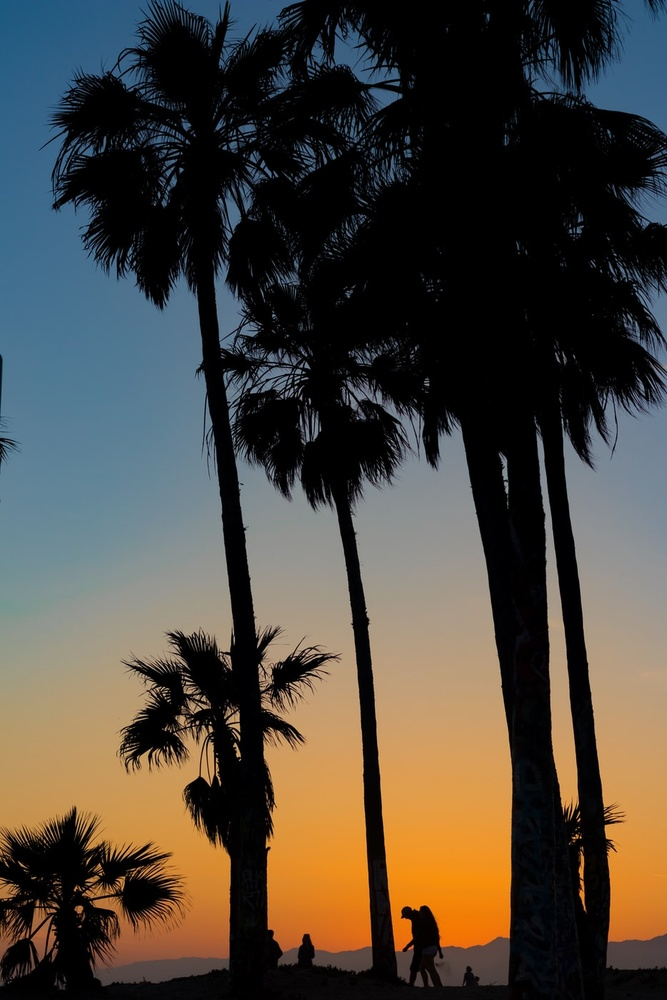
#> input picture backend/assets/palm_trees.jpg, 667 x 1000 px, shrunk from 934 x 1401 before the run
$ jupyter execute compressed_img.ipynb
#> lines starting #> are read from the running program, lines starting #| are printed output that depends on the picture
[cell 1]
# Standard imports
import numpy as np
import matplotlib.pyplot as plt

[cell 2]
# import skimage io  to read, show and hanlde an image
# https://scikit-image.org/docs/dev/api/skimage.io.html

from skimage import io
from sklearn.cluster import KMeans

[cell 3]
# read the image
img = io.imread('./assets/palm_trees.jpg')
#> img is the input picture: shape (1000, 667, 3); mean R, G, B 76.1, 70, 61.5
io.imshow(img)

[cell 4]
img.shape
#> Out = (1000, 667, 3)

Notice it is a 3 dimensional array,
- hight : 1401
- width : 934
- channels : 3

[cell 5]
# in order to use this image for k means clustering we have to convert it into
# x feature set, where each column will represnt the corresponding RGB values
# we can reshape it into H*W

[cell 6]
# flatten the image

[cell 7]
(row,column,dimension) =  img.shape
#> row = 1000; column = 667; dimension = 3

[cell 8]
flat_img = img.reshape(row * column,dimension)

[cell 9]
flat_img

[cell 10]
flat_img.shape
#> Out = (667000, 3)

[cell 11]
k_mean = KMeans(n_clusters=4)

[cell 12]
k_mean.fit(flat_img)

[cell 13]
# replace each pixel values with it's near by centroid
k_mean.cluster_centers_

[cell 14]
k_mean.labels_

[cell 15]
compressed_image = k_mean.cluster_centers_[k_mean.labels_]
compressed_image = np.clip(compressed_image.astype('uint8'), 0, 255)

[cell 16]
compressed_image = compressed_image.reshape(row,column,3)

[cell 17]
plt.figure(figsize=(6,6))
io.imshow(compressed_image)
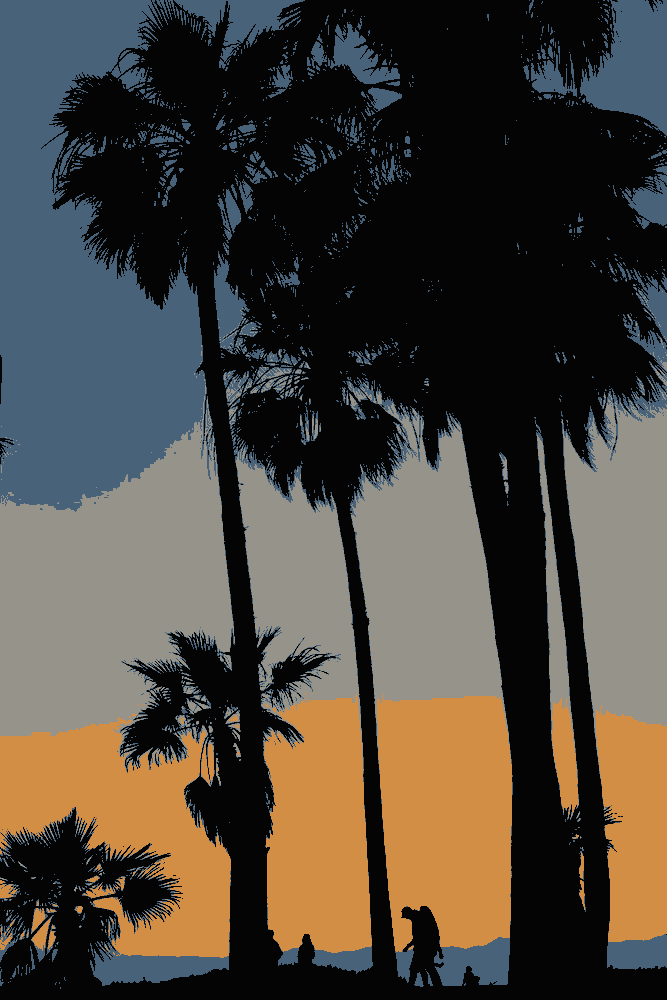
#> shown: shape (1000, 667, 3); mean R, G, B 75.2, 69.5, 61.1
